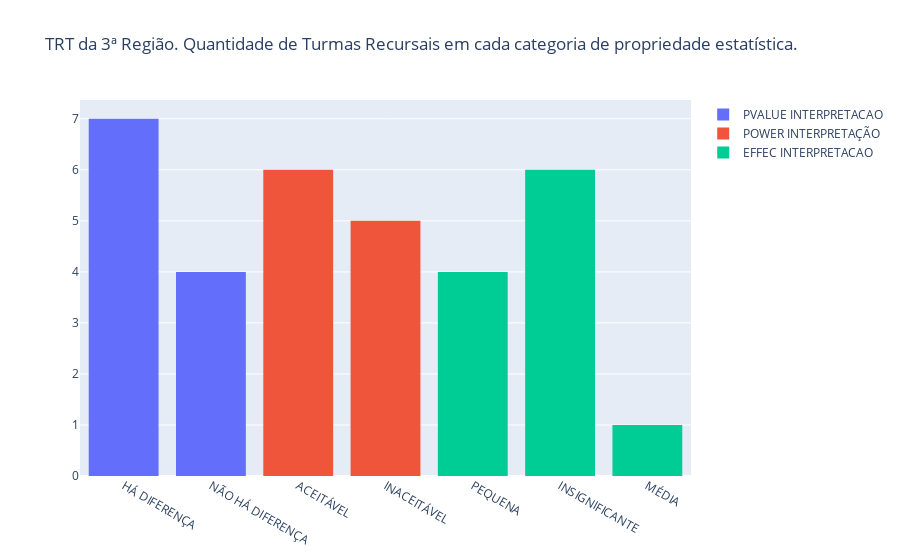

Write notebook code for a chart like this one.
### Code cell
x_pvalue = df_relatorio_trt3["PVALUE INTERPRETACAO"]
x_power = df_relatorio_trt3["POWER INTERPRETAÇÃO"]
x_effect = df_relatorio_trt3["EFFECT INTERPRETACAO"]

trace1 = go.Histogram(
    x=x_pvalue,
    name="PVALUE INTERPRETACAO",
)

trace2 = go.Histogram(
    x=x_power,
    name="POWER INTERPRETAÇÃO",
)

trace3 = go.Histogram(
    x=x_effect,
    name="EFFEC INTERPRETACAO",
)

layout = go.Layout( title="TRT da 3ª Região. Quantidade de Turmas Recursais em cada categoria de propriedade estatística.",
                   #width=1000,
                   height=500
                  )

fig = go.Figure( data = [ trace1, trace2, trace3 ], layout=layout )
fig.show()

### Figure 1 — Plotly figure (JSON) as saved in the notebook; plotly's stock layout.template omitted (floating-point values rounded to 4 significant figures)
{"data": [{"name": "PVALUE INTERPRETACAO", "type": "histogram", "x": ["HÁ DIFERENÇA", "NÃO HÁ DIFERENÇA", "NÃO HÁ DIFERENÇA", "HÁ DIFERENÇA", "NÃO HÁ DIFERENÇA", "HÁ DIFERENÇA", "HÁ DIFERENÇA", "NÃO HÁ DIFERENÇA", "HÁ DIFERENÇA", "HÁ DIFERENÇA", "HÁ DIFERENÇA"]}, {"name": "POWER INTERPRETAÇÃO", "type": "histogram", "x": ["ACEITÁVEL", "INACEITÁVEL", "INACEITÁVEL", "ACEITÁVEL", "INACEITÁVEL", "ACEITÁVEL", "ACEITÁVEL", "INACEITÁVEL", "ACEITÁVEL", "INACEITÁVEL", "ACEITÁVEL"]}, {"name": "EFFEC INTERPRETACAO", "type": "histogram", "x": ["PEQUENA", "INSIGNIFICANTE", "INSIGNIFICANTE", "PEQUENA", "INSIGNIFICANTE", "INSIGNIFICANTE", "PEQUENA", "INSIGNIFICANTE", "MÉDIA", "INSIGNIFICANTE", "PEQUENA"]}], "layout": {"autosize": true, "title": {"text": "TRT da 3ª Região. Quantidade de Turmas Recursais em cada categoria de propriedade estatística."}, "xaxis": {"autorange": true, "range": [-0.5, 6.5], "type": "category"}, "yaxis": {"autorange": true, "range": [0, 7.368]}}}
